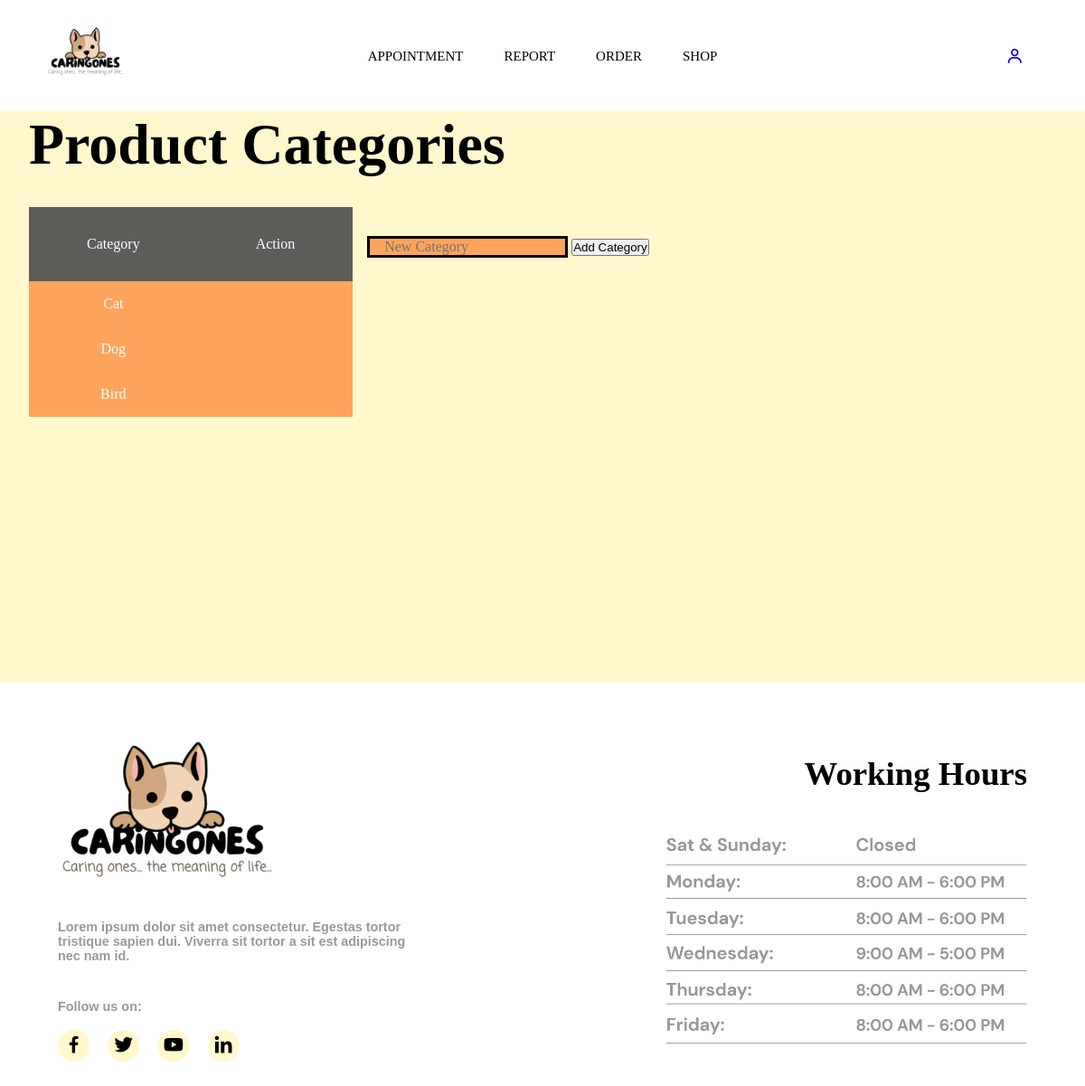
Screenshot of /adminCategory.php with the database file from the repository.
### tables this page shows
CREATE TABLE IF NOT EXISTS `category` (
  `categoryID` int NOT NULL AUTO_INCREMENT,
  `categoryName` varchar(255) NOT NULL,
  PRIMARY KEY (`categoryID`)
);

### adminCategory.php (the view, shortened to what this page needs)
<!DOCTYPE html>
<html>
    <?php
        require_once("admin_header.php");
    ?>
    <head>
        <link href="adminCategory.css" rel="stylesheet">
    </head>
<body>
    <?php
        include ("conn.php");
        $sql = "SELECT * FROM category";
        $result = mysqli_query($con, $sql);
    ?>
    <div class="colour1">
        <div class="titleappointmenttext">
            <h1>Product Categories</h1>
        </div>
        <div style="display: flex;">
            <table class="table" cellspacing=0>
                <tr align="center">
                    <th>Category</th>
                    <th>Action</th>
                </tr>
            <?php
                while ($row=mysqli_fetch_array($result))
                {
                    print '<tr align=center>';
                    print '<form method="post">';
                    print '<td>'.$row['categoryName'].'</td>';
                    print '<td>'.'
                            <a onclick="return confirm(\'Delete '.$row['categoryName'].' record?\');" href="deleteCategory.php?id='.$row["categoryID"].'">
                            <script src="https://cdn.lordicon.com/bhenfmcm.js"></script>
                            <lord-icon
                                src="https://cdn.lordicon.com/kfzfxczd.json"
                                trigger="hover"
                                colors="primary:#121331"
                                style="width:30px;height:30px">
                            </lord-icon>
                            </a>'
                            .'</td>';
                    print '</form>';
                    print '</tr>';
                }
                ?>
            </table>
            <div class="inputcontainer">
                <form method="post" action="addCategory.php">
                <input align="center" class="inputfield" type="text" name="categorynm" id="categorynm" placeholder="New Category">
                <button type="submit" name="submitBtn" title="Add Category">Add Category</button>
                </form>
            </div>
        </div>
    </div>
</body>
    <?php
        require_once("footer.php");
    ?>
</html>

### header.css (style rules this page uses)
* { margin: 0; padding: 0; }

### adminCategory.css (style rules this page uses)
.colour1 { background-color: #fff8cc; min-height: 75vh; width: auto; display: flex; padding: 0rem 2rem 2rem 2rem; flex-direction: column; justify-content: flex-start; }
.titleappointmenttext { display: flex; padding: 0rem 0rem 2rem 0rem; font-family: cursive; font-style: normal; font-weight: bold; font-size: 2rem; }
.table { display: flex; }
.table th { padding: 2rem 4rem 2rem 4rem; background-color: #5D5D5A; font-family: cursive; font-style: normal; font-weight: normal; font-size: 1rem; color: #fff; }
.table td { padding: 1rem 1rem 1rem 1rem; background-color: #FFA45C; font-family: cursive; font-style: normal; font-weight: normal; font-size: 1rem; color: #fff; }
.inputfield { background: #FFA45C; font-family: cursive; font-style: normal; font-weight: normal; border: solid; font-size: 1rem; padding: 0rem 0rem 0rem 1rem; }
.inputcontainer { padding: 2rem 0rem 0rem 1rem; }

### rows the page displays
category: categoryName "Cat"
category: categoryName "Dog"
category: categoryName "Bird"
